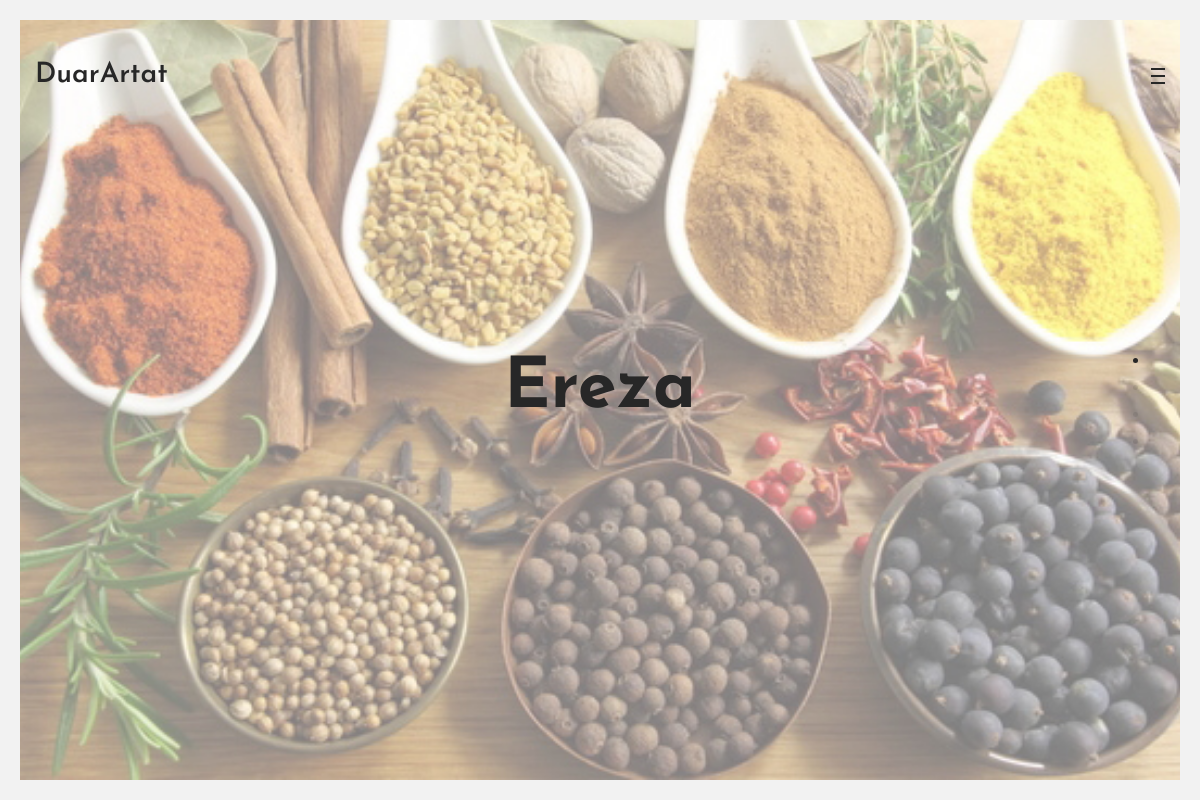
The page / on the database its author committed.
### tables this page shows
CREATE TABLE `home` (
  `home_id` int(11) NOT NULL,
  `titulli` varchar(500) NOT NULL,
  `pershkrim` text NOT NULL,
  `location` varchar(250) NOT NULL,
  `numri` varchar(250) NOT NULL
);

### index.php (the view, shortened to what this page needs)
<!DOCTYPE html>
<html >
	<head>
		<link rel="stylesheet" href="css/bootstrap.css">
		<link rel="stylesheet" href="css/vlthemes.css">
		<link rel="stylesheet" href="public/assets/css/settings.css">
		<link rel="stylesheet" href="css/style.css">
	</head>
	<body>
		<span class="frame-line top-frame"></span>
		<span class="frame-line right-frame"></span>
		<span class="frame-line bottom-frame"></span>
		<span class="frame-line left-frame"></span>
		<div class="animsition">
			<div class="content">
				<?php include('header.php');
				include('cpanel/dbcon.php');?>
				<main><div id="pagepiling">
				<?php $query=mysql_query("select * from home order by numri asc ")or die (mysql_error());
				while($row=mysql_fetch_array($query)){ ?>
						<div
							class="section animated"
							id="section1"
							style="background-image: url('cpanel/<?php echo $row['location'];?>');" ">
							<div class="container">
								<div class="text-center">
									<div class="piling-content">
										<h2 class="piling-title"><?php echo $row['titulli'];?></h2>
									</div>
								</div>
							</div>
						</div>
						<?php } ?>
					</div>
				</main>
			</div>
		</div>
	</body>
</html>

### css/style.css (style rules this page uses)
body { background-color: #fff; -webkit-font-smoothing: antialiased; -moz-osx-font-smoothing: grayscale; position: relative; min-width: 320px; font-family: 'Josefin Sans', sans-serif; font-size: 16px; line-height: 1.8em; color: #272727; }
h1, h2, h3, h4, h5, h6 { text-rendering: optimizeLegibility; padding: 0; margin-top: 6px; margin-bottom: 10px; line-height: 1.3em; letter-spacing: 0px; color: #272727; font-weight: 600; }
h2 { font-size: 30px; }
.text-center { text-align: center; }
.content { padding: 20px; overflow: hidden; position: relative; }
.frame-line { position: fixed; left: 0; right: 0; display: block; background-color: #f2f2f2; z-index: 888; transition: all 0.6s 0.2s ease; }
.frame-line.top-frame { height: 20px; top: -20px; }
.frame-line.bottom-frame { height: 20px; bottom: -20px; }
.frame-line.right-frame { width: 20px; right: -20px; height: 100%; left: auto; top: 0; }
.frame-line.left-frame { width: 20px; left: -20px; height: 100%; right: auto; top: 0; }
body .frame-line.top-frame { top: 0; }
body .frame-line.bottom-frame { bottom: 0; }
body .frame-line.right-frame { right: 0; }
body .frame-line.left-frame { left: 0; }
#pagepiling { position: relative; }
.pp-section { height: 100% !important; background-size: cover; overflow: hidden; background-position: center center; background-repeat: no-repeat; }
.piling-title { font-family: 'Josefin Sans', sans-serif; font-weight: 700; font-size: 70px; line-height: 1em; margin: 0; }
.piling-content { opacity: 0; cursor: default; transform: scale(0.85); transition: all 0.4s ease 0.4s; }
.section.animated .piling-content { opacity: 1; transform: scale(1); }

### rows shown on the page
home: location (picture), titulli "Ereza"
